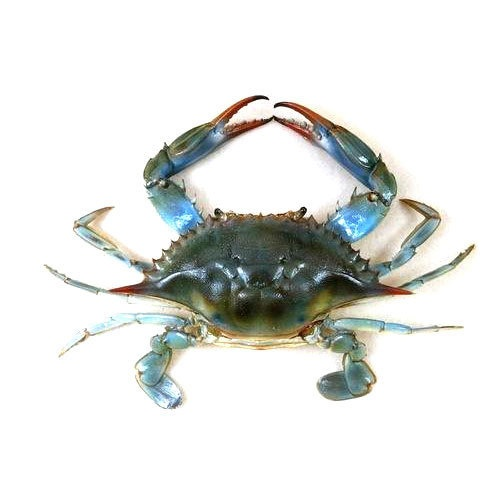
#> input picture resize/blue-crab-500x500.jpg, 500 x 500 px
$ python test_increasequalityimg.py
#> lines starting #> are read from the running program, lines starting #| are printed output that depends on the picture; after the words box and inside, x2 and y2 are one past the last pixel; in counts of white or black regions, pixels touching at a corner belong together
import cv2
import matplotlib.pyplot as plt
'''
def display(value):
    pass

cv2.namedWindow("Output")
cv2.createTrackbar("value","Output",0,255,display)

while True:
    img = cv2.imread("night_vision.jpg",0)
    gray = cv2.resize(img, (1000,600))
    thres_value = cv2.getTrackbarPos("value","Output")
    thresh,result = cv2.threshold(gray,thres_value,255,cv2.THRESH_BINARY)


    if cv2.waitKey(1) & 0xFF == ord("q"):
        break
    cv2.imshow("output",result)


#cv2.imshow("output",result)
#images = [img,gray,result]
#title = ["original","gray","thresh"]


for i in range(len(images)):
    plt.imshow(images[i])
    plt.title(title[i])
    plt.xticks([]),plt.yticks([])

plt.show()


#cv2.waitKey(0)
cv2.destroyAllWindows()
'''
img = cv2.imread("resize/blue-crab-500x500.jpg",0)
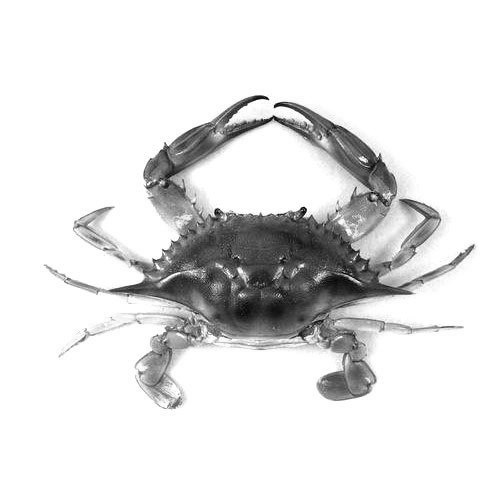
#> img: shape (500, 500); min 0, max 255, mean 226.6
gray = cv2.resize(img, (1000,600))
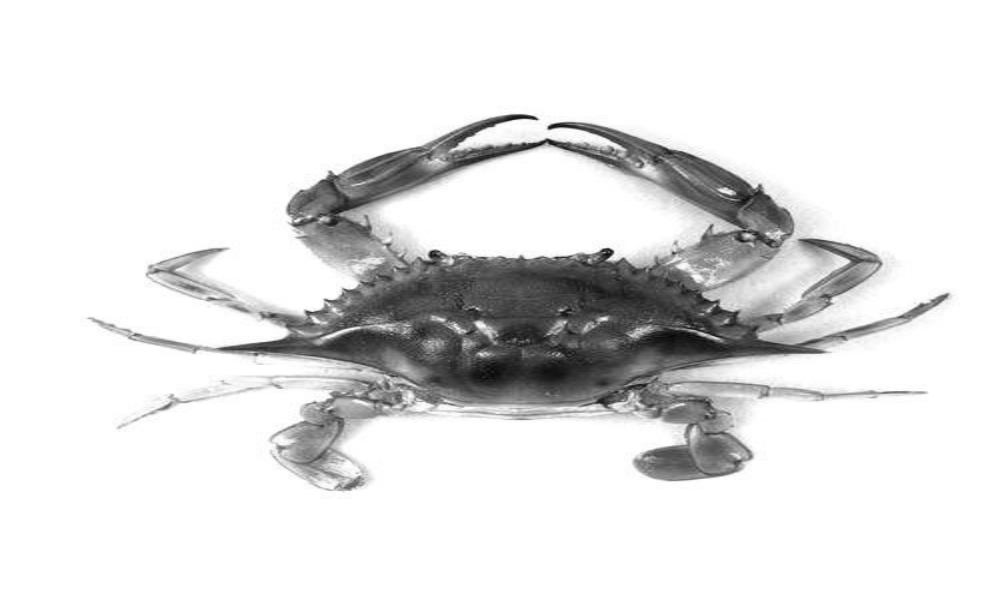
#> gray: shape (600, 1000); min 7, max 255, mean 226.6
thresh,th1 = cv2.threshold(gray,128,255,cv2.THRESH_BINARY)
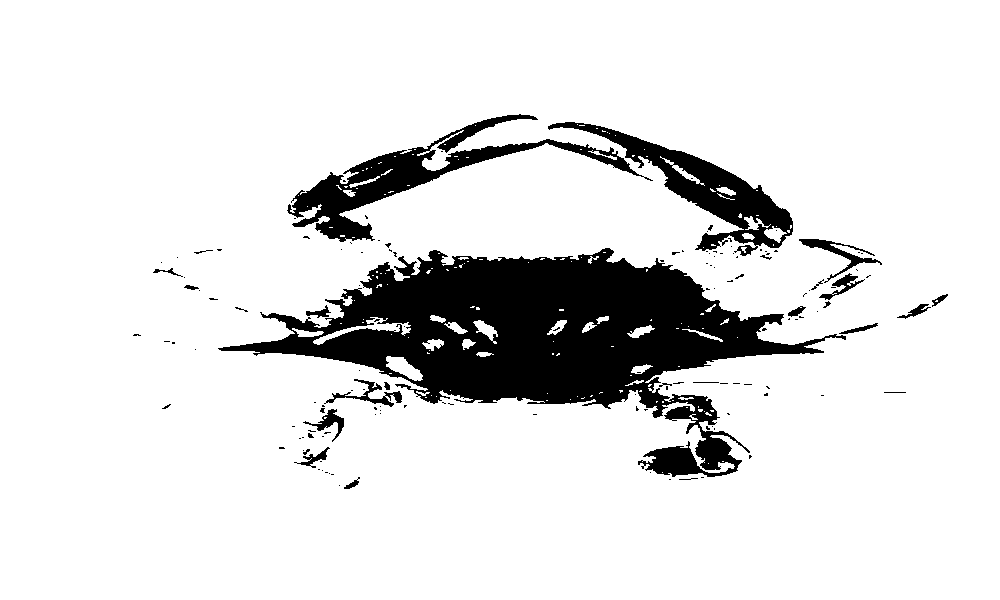
#> th1: shape (600, 1000); 87.9% white; 146 black regions (120 under 20 px), largest, box (x1, y1, x2, y2) and area: (218, 248, 846, 477) 52706, (287, 114, 653, 242) 8639, (548, 122, 793, 256) 7300
th2 = cv2.adaptiveThreshold(gray,255,cv2.ADAPTIVE_THRESH_MEAN_C,cv2.THRESH_BINARY,17,1)
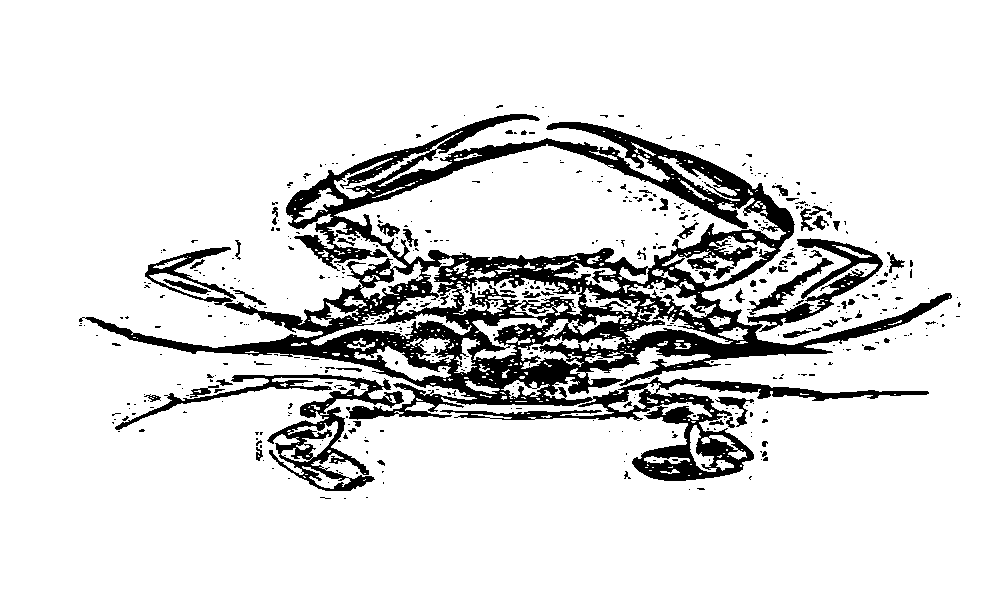
#> th2: shape (600, 1000); 87% white; 508 black regions (436 under 20 px), largest, box (x1, y1, x2, y2) and area: (79, 114, 952, 481) 62070, (115, 374, 404, 491) 5492, (747, 238, 883, 332) 2617
th3 = cv2.adaptiveThreshold(gray,255,cv2.ADAPTIVE_THRESH_GAUSSIAN_C,cv2.THRESH_BINARY,3,1)
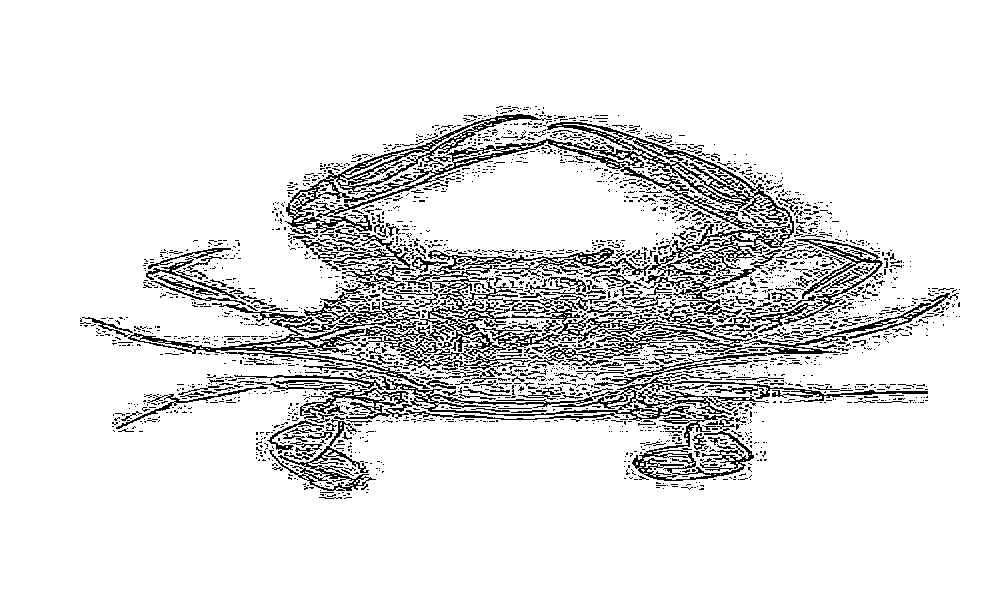
#> th3: shape (600, 1000); 89% white; black in thin lines or dots, all inside (x1, y1, x2, y2) = (80, 106, 960, 499)
cv2.imshow("thresh",th1)
cv2.imshow("mean",th2)
cv2.imshow("gaussian",th3)

cv2.waitKey(0)
cv2.destroyAllWindows()

$ run again, with resize/Blue-Swimmer-Crab.jpg copied over resize/blue-crab-500x500.jpg
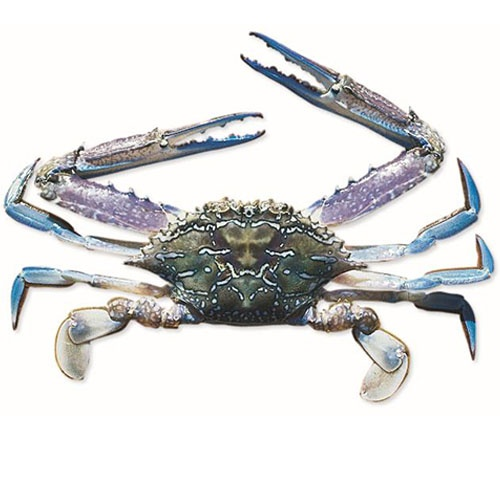
#> input picture resize/Blue-Swimmer-Crab.jpg, 500 x 500 px
#> `thresh,th1 = cv2.threshold(gray,128,255,cv2.THRESH_BINARY)`:
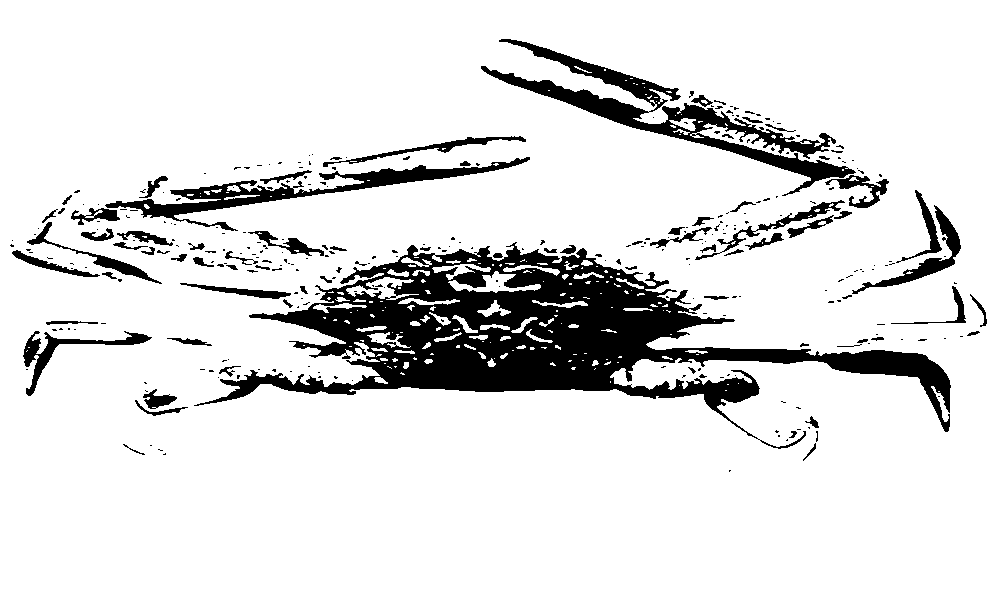
#> th1: shape (600, 1000); 87.5% white; 316 black regions (237 under 20 px), largest, box (x1, y1, x2, y2) and area: (194, 242, 951, 449) 45706, (481, 39, 856, 196) 9064, (105, 157, 530, 231) 5073
#> th2: shape (600, 1000); 83.3% white; 412 black regions (322 under 20 px), largest, box (x1, y1, x2, y2) and area: (20, 38, 953, 485) 72654, (104, 155, 532, 220) 5438, (689, 189, 962, 318) 4572
#> `th3 = cv2.adaptiveThreshold(gray,255,cv2.ADAPTIVE_THRESH_GAUSSIAN_C,cv..`:
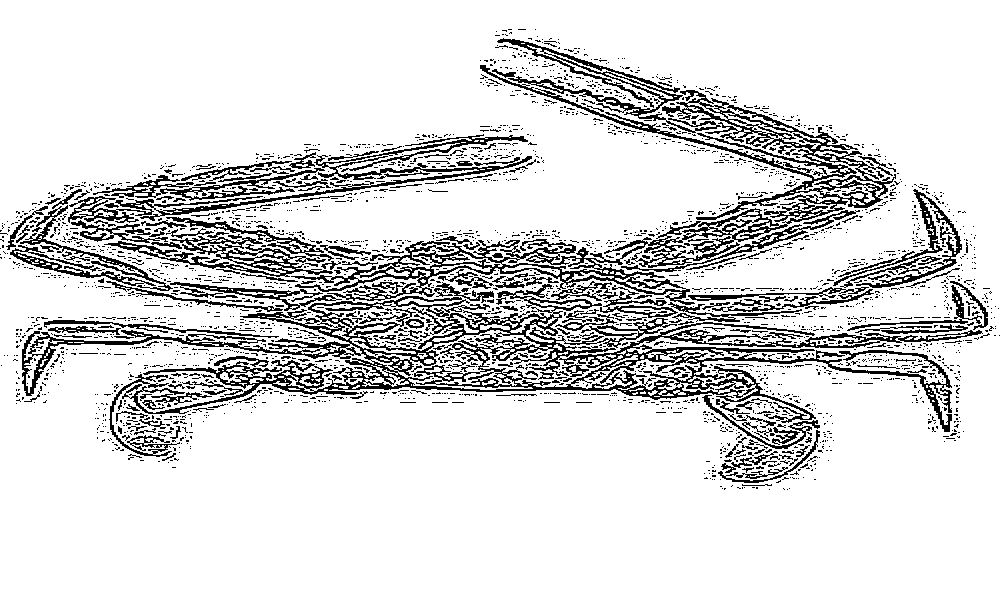
#> th3: shape (600, 1000); 85.8% white; black in thin lines or dots, all inside (x1, y1, x2, y2) = (0, 29, 1000, 490)
